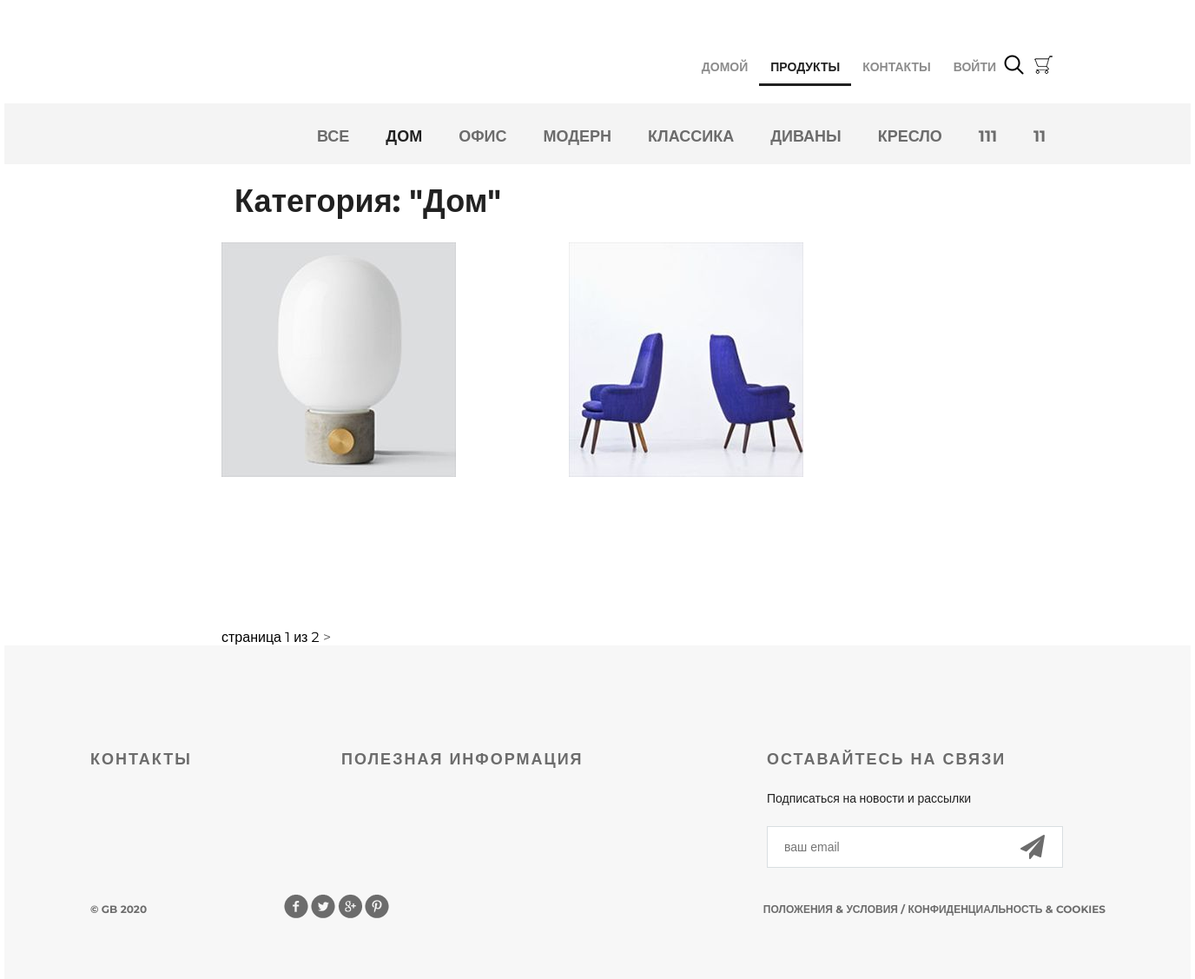
/products/category/9/, run on the app's committed database.
### mainapp/models.py (models this page shows, shortened)
class ProductCategory(models.Model):
    name = models.CharField(verbose_name='название категории', max_length=64, unique=True)
    description = models.TextField(verbose_name='описание категории', blank=True)
    is_active = models.BooleanField(default=True, verbose_name = 'Active')

class Product(models.Model):
    objects = None
    category = models.ForeignKey(ProductCategory, on_delete=models.CASCADE)
    name = models.CharField(verbose_name='имя продукта', max_length=128)
    image = models.ImageField(upload_to='products_images', blank=True)
    short_desc = models.CharField(verbose_name='краткое описание продукта', max_length=60, blank=True)
    description = models.TextField(verbose_name='описание продукта', blank=True)
    price = models.DecimalField(verbose_name='цена продукта', max_digits=8, decimal_places=2, default=0)
    quantity = models.PositiveIntegerField(verbose_name='количество на складе', default=0)
    is_active = models.BooleanField(default = True, verbose_name = 'активен')

### mainapp/views.py (the view)
# urls.py: path('products/', include('mainapp.urls', namespace='products')),
def products(request, pk=None, page= 1):
    basket = get_basket(request.user)
    title = 'продукты'
    links_menu = ProductCategory.objects.all()
    content = {
        'title'     : title,
        'links_menu': links_menu,
    }
    if pk is not None:
        if pk == 0:
            products = Product.objects.filter(is_active=True).order_by('price')
            category = {pk:0, 'name': 'все'}
        else:
            category = get_object_or_404(ProductCategory, pk = pk)
            products = Product.objects.filter(category__pk = pk, is_active=True).order_by('price')
        paginator = Paginator(products, 2)
        try:
            products_paginator = paginator.page(page)
        except PageNotAnInteger:
            products_paginator = paginator.page(1)
        except EmptyPage:
            products_paginator = paginator.page(paginator.num_pages)
        content['category'] = category
        content['products'] = products_paginator
        return render(request, 'mainapp/products_list.html', content)
    hot_product = get_hot_product()
    same_products = get_same_products(hot_product)
    content['same_products'] = same_products
    content['hot_product'] = hot_product
    return render(request, 'mainapp/products.html', content)

### mainapp/context_processor.py (called while the page is built)
def basket(request):
   print(f'context processor basket works')
   basket = []
   if request.user.is_authenticated:
       basket = Basket.objects.filter(user=request.user)
   return {
       'basket': basket,
   }

### mainapp/views.py (called while the page is built)
def get_basket(user):
    if user.is_authenticated:
        return Basket.objects.filter(user = user)
    else:
        return []

### mainapp/templates/mainapp/products_list.html (shortened to what this page needs)
{% extends 'mainapp/base.html' %}
{% load static %}
{% block menu %}
  <div class="hero-white">
    <div class="header clearfix">
      {% include 'mainapp/includes/inc_menu.html' %}
    </div>
  </div>
{% endblock %}
{% block content %}
  <div class="details">
    <div class="links clearfix">
      {% include 'mainapp/includes/inc_categories_menu.html' %}
    </div>
    <div class="products_list">
      <div class="title clearfix">
        <h2>Категория: "{{ category.name|title }}"</h2>
      </div>
      <div class="category-products clearfix">
        {% for product in products %}
          <div class="block">
            <a href="{% if user.is_authenticated %}{% url 'products:product' product.pk %}{% else %}#{% endif %}">
              <img src="/media/{{ product.image }}" alt="product">
            </a>
          </div>
        {% endfor %}
      </div>
      <div class="pagination">
              <span class="current">
                страница {{ products.number }} из
                {{ products.paginator.num_pages }}
              </span>
              {% if products.has_next %}
            <a href="{% url 'products:page' category.pk products.next_page_number %}">
            >
          </a>
        {% endif %}
      </div>
    </div>
  </div>
  <div class="clr"></div>
{% endblock %}

### mainapp/templates/mainapp/includes/inc_categories_menu.html
<ul class="links-menu">
  <li>
    <a href="{% url 'products:category' 0 %}" class="{% if request.resolver_match.kwargs.pk == 0 %} active {% endif %}">
      все
    </a>
  </li>
  {% for link in links_menu %}
    <li>
      <a href="{% url 'products:category' link.pk %}" class="{% if request.resolver_match.kwargs.pk|add:'0' == link.pk %}
                  active {% endif %}"> {{ link.name }}
      </a>
    </li>
  {% endfor %}
</ul>

### static/css/style.css (style rules this page uses)
* { margin: 0; padding: 0; }
body { font-family: 'Montserrat', sans-serif; }
html, body { height: 100%; }
.products_list { margin-left: 250px; }
.products_list a { color: #555; text-decoration: none; }
.products_list .title { margin: 20px auto; height: 50px; float: none; }
.products_list .title h2 { margin-top: 0; float: left; }
.category-products { margin-bottom: 75px; }
.category-products .block a img { float: left; }
.category-products .block { float: left; margin-right: 30px; display: block; height: 370px; width: 370px; position: relative; }
.clr { height: 384px; }
.clearfix:after { content: ""; display: block; clear: both; }
.title { height: 152px; margin-right: 15px; }
.title h2 { float: left; margin-top: 118px; color: #212121; font-size: 36px; font-weight: 700; text-align: left; margin-left: 15px; }
.hero-white { background-color: #fff; height: 119px; padding-left: 98px; padding-right: 211px; position: relative; }
.links { height: 70px; background-color: #f4f4f4; position: relative; padding-left: 360px; }
.links-menu { margin: 27px auto 0px; position: absolute; }
.links-menu li { float: left; list-style-type: none; padding-right: 42px; }
.links-menu li a { text-decoration: none; color: #6c6c6c; font-size: 18px; font-weight: 700; text-transform: uppercase; }
.links-menu .active { color: #212121; font-size: 18px; font-weight: 700; }

### data on the page
ProductCategory: name "ДОМ", name "Дом"
ProductCategory: name "ОФИС"
ProductCategory: name "МОДЕРН"
ProductCategory: name "КЛАССИКА"
ProductCategory: name "ДИВАНЫ"
ProductCategory: name "КРЕСЛО"
ProductCategory: name "111"
ProductCategory: name "11"
Product: image (picture)
Product: image (picture)

### other printed values
{{ products.number }} "1"
{{ products.paginator.num_pages }} "2"
